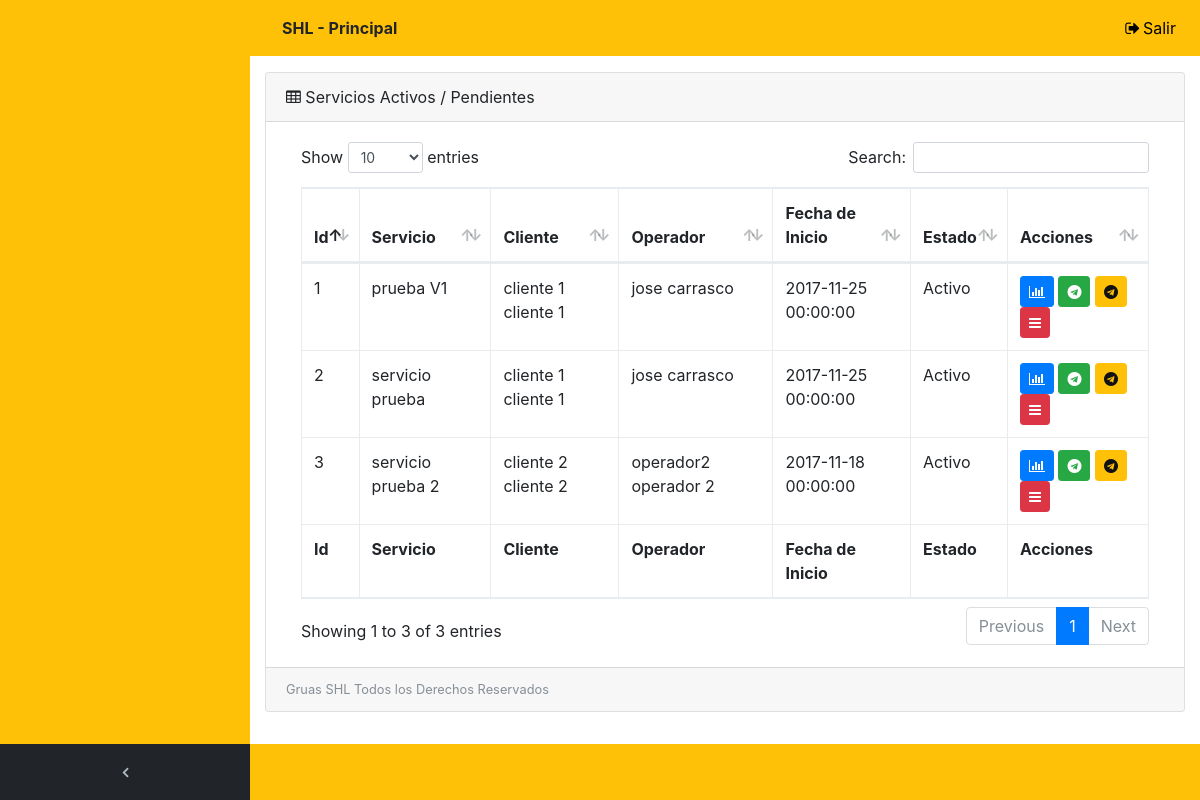
Page /main.php (signed in) on the earlier database version.
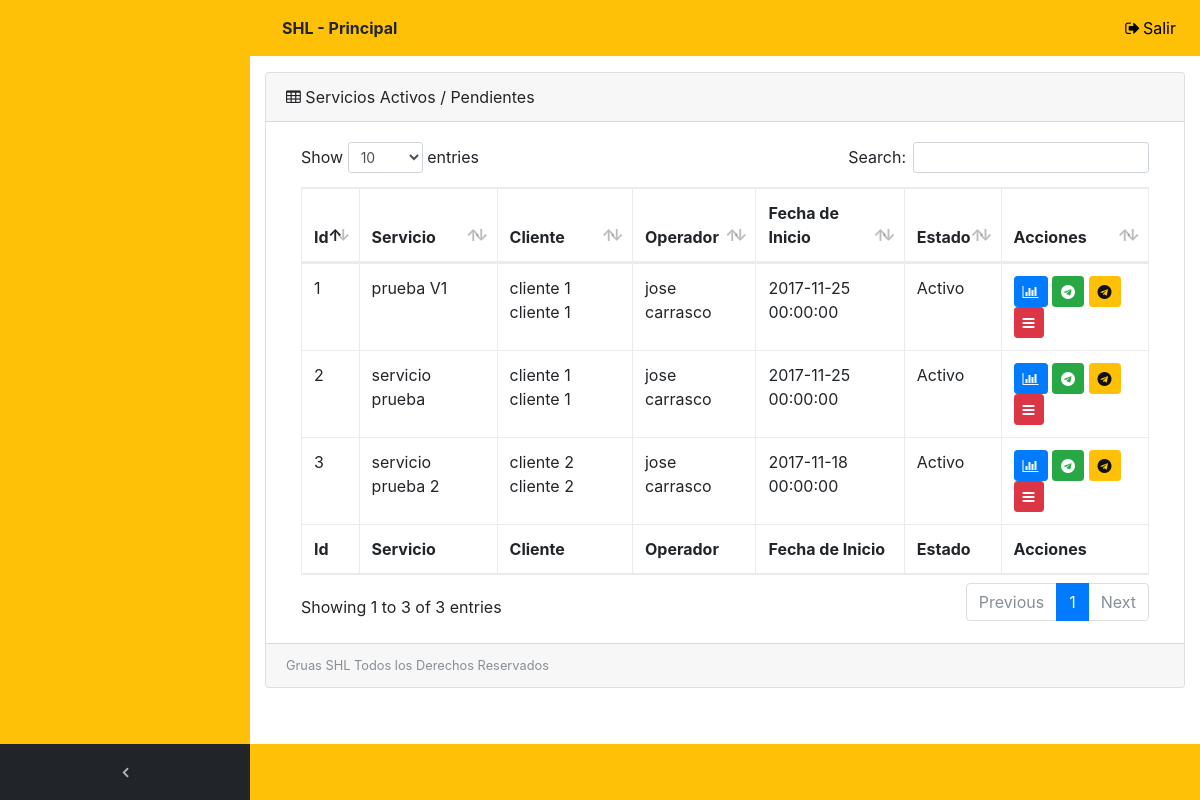
Same page on the later database version.
### tables this page shows
CREATE TABLE `services` (
  `Id` int(11) NOT NULL,
  `Name` varchar(50) NOT NULL,
  `Date_service` datetime NOT NULL,
  `Id_customer` int(11) NOT NULL,
  `Id_operator` int(11) NOT NULL,
  `Description` text NOT NULL,
  `addres` text NOT NULL,
  `Stat` int(11) NOT NULL,
  `Date_create` datetime NOT NULL,
  `User_register` int(11) NOT NULL
);

CREATE TABLE `master_stat` (
  `Id` int(11) NOT NULL,
  `Name_stat` varchar(20) NOT NULL
);

### include/defs.php (called while the page is built, shortened)
<?php
	function MySQLQuery($query)
	{
		$success= mysql_db_query($GLOBALS["DB_DBName"], $query);
		return $success;
	}
	function GetRecords($sql)
	{
		$check=MySQLQuery($sql);
		$return=array();
		$i=0;
		while ($row = mysql_fetch_array($check))
		 {
			$return[$i]=$row;
			$i++;
		}
		return $return;
	}
?>

### main.php (the view, shortened to what this page needs)
<?php
include("include/defs.php");
   $link = "";
   $nombre_titulo = "SHL - Principal";
   ?>
<!DOCTYPE html>
<html lang="en">
<head>
  <link href="vendor/bootstrap/css/bootstrap.min.css" rel="stylesheet">
  <link href="vendor/font-awesome/css/font-awesome.min.css" rel="stylesheet" type="text/css">
  <link href="vendor/datatables/dataTables.bootstrap4.css" rel="stylesheet">
  <link href="css/sb-admin.css" rel="stylesheet">
</head>
<body class="fixed-nav sticky-footer bg-warning" id="page-top">
  <?php include("menu.php"); ?>
  <div class="content-wrapper">
    <div class="container-fluid">
      <div class="card mb-3">
        <div class="card-header">
          <i class="fa fa-table"></i> Servicios Activos / Pendientes</div>
        <div class="card-body">
      <div class="table-responsive">
        <table class="table table-bordered" id="dataTable" width="100%" cellspacing="0">
          <thead>
            <tr>
              <th>Id</th>
              <th>Servicio</th>
              <th>Cliente</th>
              <th>Operador</th>
              <th>Fecha de Inicio</th>
              <th>Estado</th>
              <th>Acciones</th>
            </tr>
          </thead>
          <tfoot>
            <tr>
              <th>Id</th>
              <th>Servicio</th>
              <th>Cliente</th>
              <th>Operador</th>
              <th>Fecha de Inicio</th>
              <th>Estado</th>
              <th>Acciones</th>
            </tr>
          </tfoot>
          <tbody>
            <?php $register_services = GetRecords("SELECT
                                                    services.Id,
                                                    services.Date_service,
                                                    services.Name,
                                                    services.Id_customer,
                                                    services.Id_operator,
                                                    (SELECT CONCAT(Name, ' ', Last_name) FROM users WHERE Id = services.Id_customer) AS customer,
                                                    (SELECT CONCAT(Name, ' ', Last_name) FROM users WHERE Id = services.Id_operator) AS operator,
                                                    master_stat.Name_stat
                                                   FROM
                                                   services INNER JOIN master_stat ON services.Stat = master_stat.Id
                                                   WHERE
                                                   services.Stat IN(2,3)"); ?>
            <?php foreach ($register_services as $key => $value) { ?>
            <tr>
              <td><?php echo $value["Id"]; ?></td>
              <td><?php echo $value["Name"]; ?></td>
              <td><?php echo $value["customer"]; ?></td>
              <td><?php echo $value["operator"]; ?></td>
              <td><?php echo $value["Date_service"]; ?></td>
              <td><?php echo $value["Name_stat"]; ?></td>
              <td>
                <a href="services_detail.php?id_service=<?php echo $value["Id"]; ?>" title="Detalle" class="btn btn-sm btn-icon btn-primary"><i class="fa fa-bar-chart"></i></a>
                <a href="" title="Enviar mensaje al cliente" data-toggle="modal" data-target="#messaje_customer<?php echo $value["Id"]; ?>" class="btn btn-sm btn-icon btn-success"><i class="fa fa-telegram"></i></a>
                <a href="" title="Enviar mensaje al operador" data-toggle="modal" data-target="#messaje_oprator<?php echo $value["Id"]; ?>" class="btn btn-sm btn-icon btn-warning"><i class="fa fa-telegram"></i></a>
                <a href="" title="Acciones" data-toggle="modal" data-target="#actions<?php echo $value["Id"]; ?>" class="btn btn-sm btn-icon btn-danger"><i class="fa fa-bars"></i></a>
              </td>
            </tr>
          <?php } ?>
          </tbody>
        </table>
        </div>
      </div>
      <div class="card-footer small text-muted">Gruas SHL Todos los Derechos Reservados</div>
    </div>
    </div>
  </div>
</body>
</html>

### menu.php (shortened to what this page needs)
<nav class="navbar navbar-expand-lg navbar-dark bg-warning fixed-top" id="mainNav">
  <a class="navbar-brand" href="<?php if (isset($link) && $link != ""){ echo $link;}else{ echo "#";} ?>" style="color:black"></a><b><?php echo $nombre_titulo; ?></b>
  <div class="collapse navbar-collapse" id="navbarResponsive">
    <ul class="navbar-nav sidenav-toggler">
      <li class="nav-item">
        <a class="nav-link text-center" id="sidenavToggler">
          <i class="fa fa-fw fa-angle-left"></i>
        </a>
      </li>
    </ul>
    <ul class="navbar-nav ml-auto">
      <li class="nav-item">
        <a href="logout.php" class="nav-link" style="color:black">
          <i class="fa fa-fw fa-sign-out"></i>Salir</a>
      </li>
    </ul>
  </div>
</nav>

### css/sb-admin.css (style rules this page uses)
html { position: relative; min-height: 100%; }
body { overflow-x: hidden; }
body.sticky-footer { margin-bottom: 56px; }
body.sticky-footer .content-wrapper { min-height: calc(100vh - 56px - 56px); }
body.fixed-nav { padding-top: 56px; }
.content-wrapper { min-height: calc(100vh - 56px); padding-top: 1rem; }
#mainNav .navbar-collapse { overflow: auto; max-height: 75vh; }
#mainNav .navbar-collapse .navbar-nav .nav-item .nav-link { cursor: pointer; }
#mainNav .navbar-collapse .sidenav-toggler { display: none; }
@media (min-width: 992px) { #mainNav .navbar-brand { width: 250px; } }
@media (min-width: 992px) { #mainNav .navbar-collapse { overflow: visible; max-height: none; } }
#mainNav.fixed-top .sidenav-toggler { display: none; }
@media (min-width: 992px) { #mainNav.fixed-top .sidenav-toggler { position: absolute; top: 0; left: 0; display: flex; overflow-x: hidden; overflow-y: auto; -webkit-flex-direction: column; -ms-flex-direction: column; flex-direction: column; margin-top: calc(100vh - 56px); } }
@media (min-width: 992px) { #mainNav.fixed-top .sidenav-toggler > .nav-item { width: 250px; padding: 0; } }
@media (min-width: 992px) { #mainNav.fixed-top .sidenav-toggler > .nav-item > .nav-link { padding: 1em; } }
#mainNav.fixed-top.navbar-dark .sidenav-toggler { background-color: #212529; }
#mainNav.fixed-top.navbar-dark .sidenav-toggler a i { color: #adb5bd; }
.content-wrapper { overflow-x: hidden; background: white; }
@media (min-width: 992px) { .content-wrapper { margin-left: 250px; } }
#sidenavToggler i { font-weight: 800; }

Differences in the rows shown:
changed services "servicio prueba 2": operator "operador2 operador 2" → "jose carrasco"
